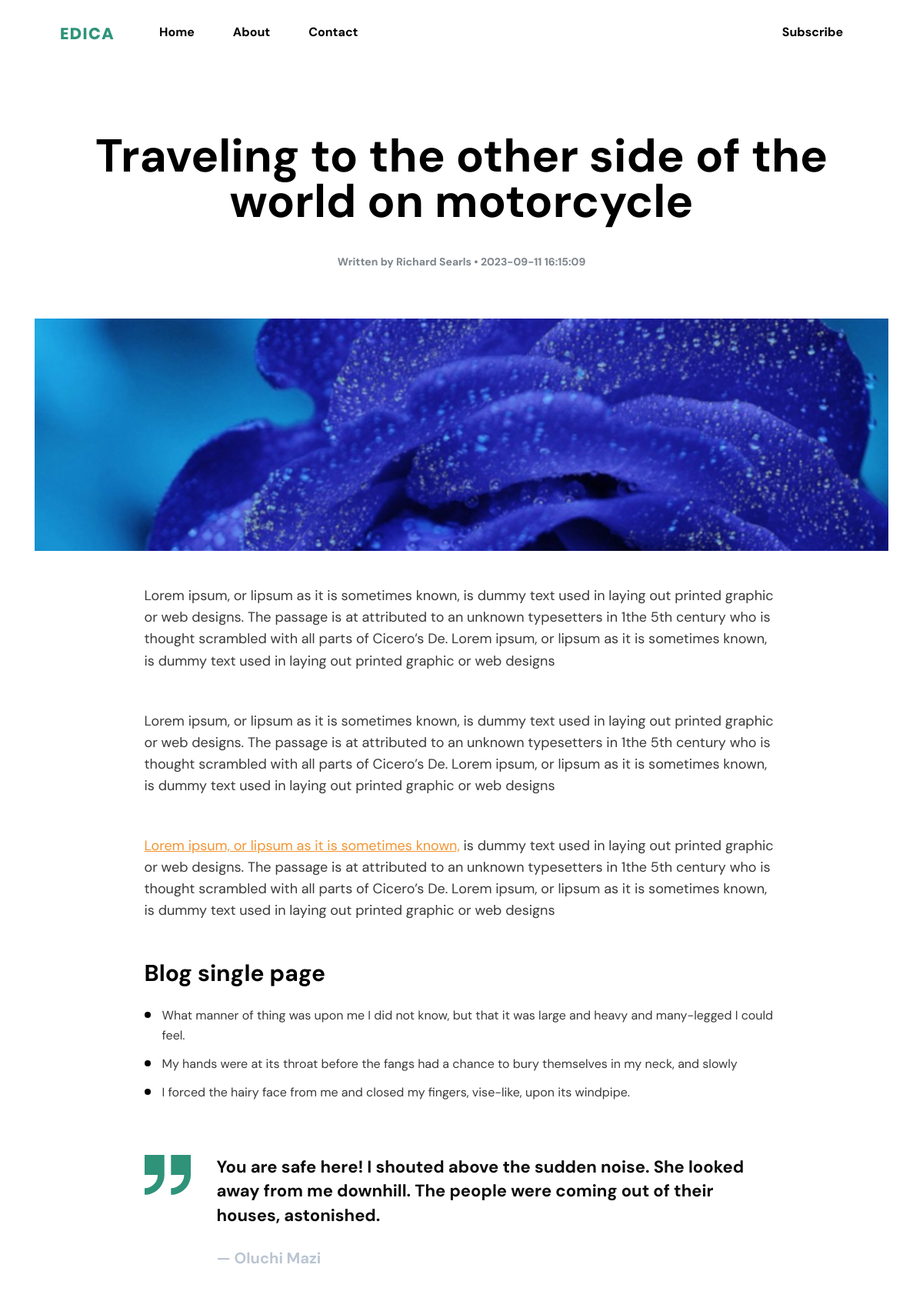
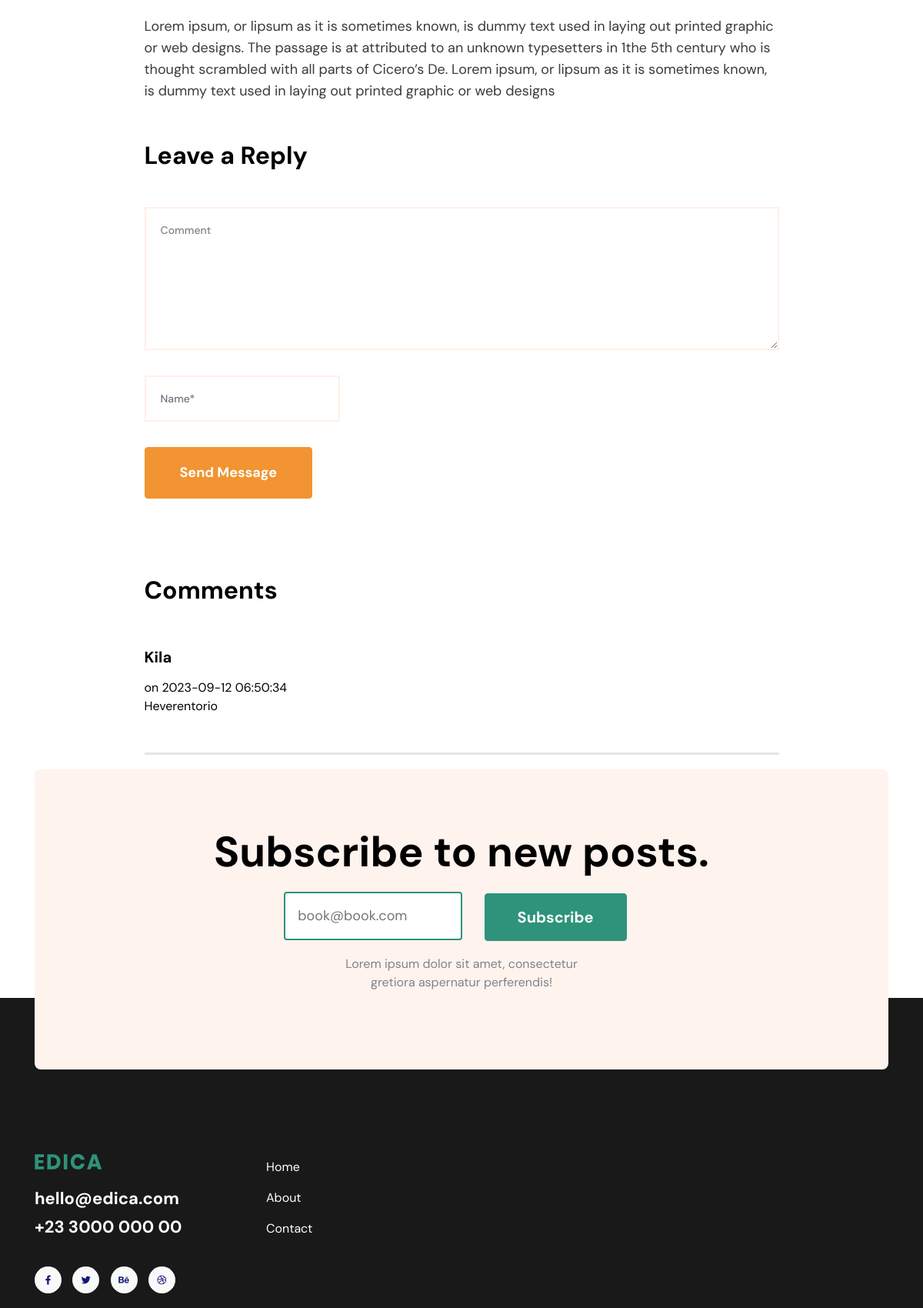
The page /post.php?id=1 (upper part) on the database its author committed (2 pictures, top to bottom).
### tables this page shows
CREATE TABLE `posts` (
  `id` int UNSIGNED NOT NULL,
  `title` varchar(255) DEFAULT NULL,
  `author_name` varchar(100) DEFAULT NULL,
  `body` text,
  `created_at` timestamp NOT NULL DEFAULT CURRENT_TIMESTAMP,
  `image` varchar(60) DEFAULT NULL,
  `image_inside` varchar(100) DEFAULT NULL
);

CREATE TABLE `comments` (
  `id` int UNSIGNED NOT NULL,
  `author_name` varchar(100) DEFAULT NULL,
  `body` text,
  `post_id` int DEFAULT NULL,
  `created_at` timestamp NOT NULL DEFAULT CURRENT_TIMESTAMP
);

### post.php (the view, shortened to what this page needs)
<?php
include_once('back/database/pdo.php');
$postId = $_GET['id'];
$articleSelect = $pdo->prepare("SELECT * FROM posts WHERE id = :id");
$articleSelect->execute([
        ':id' => $postId
]);
$article = $articleSelect->fetch(PDO::FETCH_ASSOC);
$commentsSelect = $pdo->prepare("SELECT * FROM comments WHERE post_id = :id ORDER BY id DESC");
$commentsSelect->execute([
    ':id' => $postId
]);
$comments = $commentsSelect->fetchAll(PDO::FETCH_ASSOC);
?>
<!DOCTYPE html>
<html lang="en">
<?php include_once ('back/includes/head.php')?>
<body>
<?php include_once ('back/includes/header.php') ?>
<?php
ECHO <<<_END
<main class="blog-post">
    <div class="container">
        <h1 class="edica-page-title" data-aos="fade-up">$article[title]</h1>
        <p class="edica-blog-post-meta" data-aos="fade-up" data-aos-delay="200">Written by $article[author_name] • $article[created_at]</p>
        <section class="blog-post-featured-img" data-aos="fade-up" data-aos-delay="300">
            <img src="$article[image_inside]" alt="featured image" class="w-100">
        </section>
        <section class="post-content">
            $article[body]
        </section>
        <div class="row">
                <div class="col-lg-9 mx-auto">
                    <section class="comment-section">
                        <h2 class="section-title mb-5" data-aos="fade-up">Leave a Reply</h2>
                        <form action="back/actions/addComment.php" method="post">
                        <input name="post_id" type="hidden" value="$postId">
                            <div class="row">
                                <div class="form-group col-12" data-aos="fade-up">
                                <label for="comment" class="sr-only">Comment</label>
                                <textarea name="message" id="comment" class="form-control" placeholder="Comment" rows="10">Comment</textarea>
                                </div>
                            </div>
                            <div class="row">
                                <div class="form-group col-md-4" data-aos="fade-right">
                                    <label for="name" class="sr-only">Name</label>
                                    <input type="text" name="name" id="name" class="form-control" placeholder="Name*">
                                </div>
                            </div>
                            <div class="row">
                                <div class="col-12" data-aos="fade-up">
                                    <input type="submit" value="Send Message" class="btn btn-warning">
                                </div>
                            </div>
                        </form>
                    </section>
_END;
?>
                    <section class="mb-10 bg-current" data-aos="fade-up">
                    <h2 class="section-title">Comments</h2>
                    <?php foreach ($comments as $comment) {
                        echo <<<_END
                        <div class="mt-5 mb-5">
                            <h5 class="pb-2 pt-2">$comment[author_name]</h5> <span>on $comment[created_at]</span>
                            <p>$comment[body]</p>
                        </div>
_END;
                    }?>
                    <hr style="height:3px;border-width:3px;">
                    </section>
                </div>
            </div>
    </div>
</main>
<?php include_once ('back/includes/promote_feature.php') ?>
<?php include_once ('back/includes/footer.php') ?>
</body>
</html>

### rows shown on the page
posts: title "Traveling to the other side of the world on motorcycle", author_name "Richard Searls", created_at "2023-09-11 16:15:09", image_inside (picture), body "Lorem ipsum, or lipsum as it is sometimes known, is dummy text used in laying out printed graphic or web designs. The passage is at attributed to an unknown typesetters in 1the 5th century who is thought scrambled with all parts of Cicero’s De. Lorem ipsum, or lipsum as it is sometimes known, is dummy text used in laying out printed graphic or web designs Lorem ipsum, or lipsum as it is sometimes known, is dummy text used in laying out printed graphic or web designs. The passage is at attributed to an unknown typesetters in 1the 5th century who is thought scrambled with all parts of Cicero’s De. Lorem ipsum, or lipsum as it is sometimes known, is dummy text used in laying out printed…"
comments: author_name "Kila", created_at "2023-09-12 06:50:34", body "Heverentorio"
